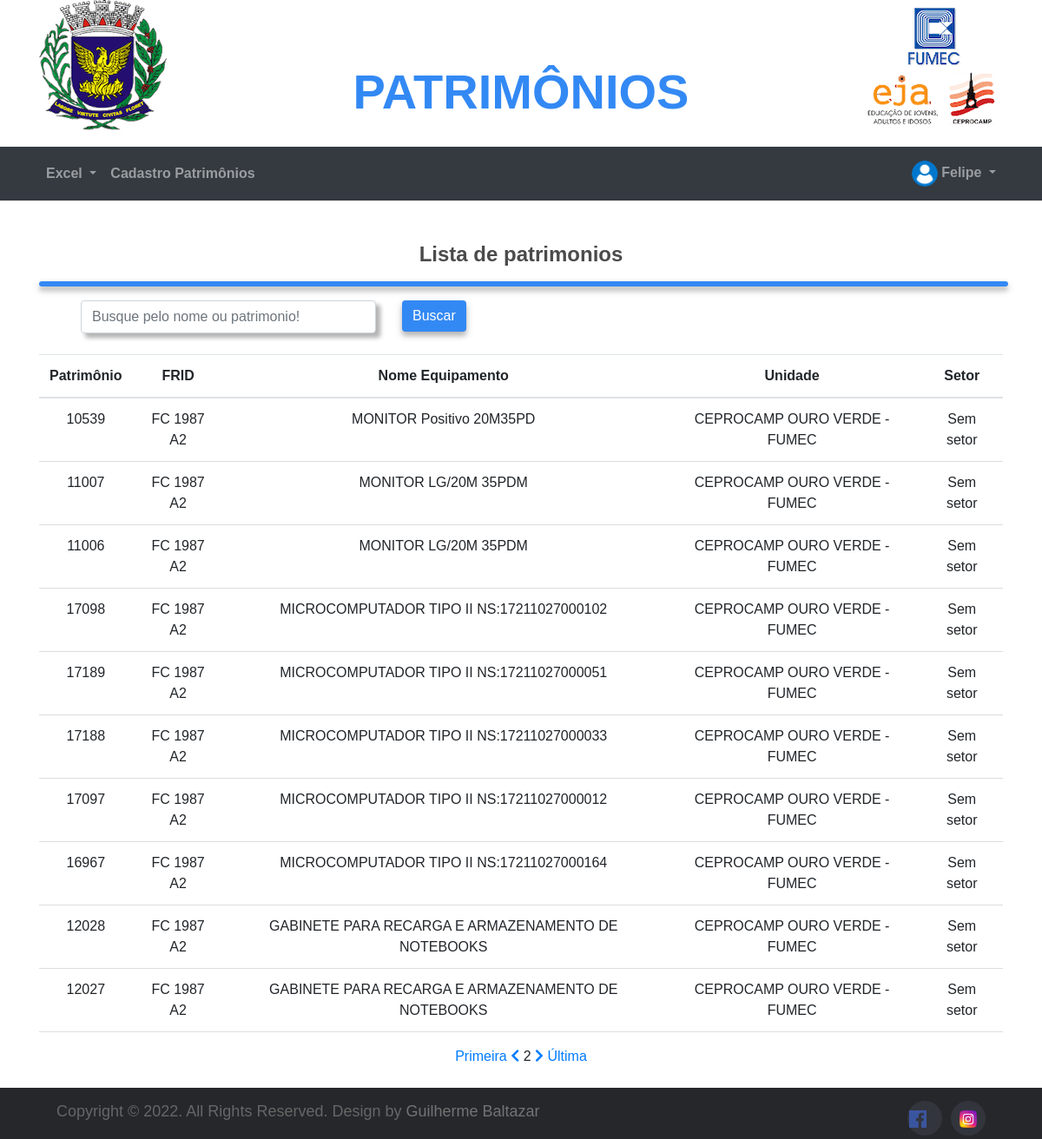
Page /Patrimonios/patrimonios/?pagina=2 (signed in) on the committed database.
### tables this page shows
CREATE TABLE `patrimonio` (
  `id` int(11) NOT NULL,
  `usuario` varchar(50) NOT NULL DEFAULT 'Sem Usuário',
  `coordenada` varchar(50) NOT NULL DEFAULT 'Sem coordenada',
  `equipamento` varchar(50) NOT NULL,
  `qtd` int(250) DEFAULT '1',
  `frid` varchar(41) NOT NULL DEFAULT 'Sem ID',
  `patrimonio` int(50) NOT NULL DEFAULT '00000',
  `serie` varchar(50) NOT NULL DEFAULT 'S/N',
  `setor` varchar(50) NOT NULL DEFAULT 'Sem setor',
  `unidade` varchar(50) NOT NULL,
  `data` datetime DEFAULT CURRENT_TIMESTAMP,
  `observacao` varchar(250) DEFAULT 'Sem observações'
);

### Patrimonios/patrimonios/index.php (the view, shortened to what this page needs)
<?php
include_once("../ConexaoBd/config.php");
if (!empty($_GET['search'])) {
    $data = $_GET['search'];
    $sql = "SELECT * FROM `patrimonio` WHERE patrimonio LIKE ? OR equipamento LIKE ? OR setor LIKE ?  OR unidade LIKE ? OR frid LIKE ? ORDER BY `id` DESC";
    $stmt = $conexao->prepare($sql);
    $stmt->bind_param('sssss', $data, $data, $data, $data, $data);
    $stmt->execute();
    $result = $stmt->get_result();
} else {
    $pagina = 1;
    if (isset($_GET['pagina']))
        $pagina = filter_input(INPUT_GET, "pagina", FILTER_VALIDATE_INT);
    $limite = 10;
    $inicio = ($pagina * $limite) - $limite;
    $registros = $conexao->query("SELECT COUNT(id) as count FROM patrimonio")->fetch_assoc()["count"];
    $paginasT = ceil($registros / $limite);
    $query = "SELECT * FROM patrimonio ORDER BY id DESC LIMIT $inicio, $limite";
    $result = $conexao->query($query);
}
?>
<?php include 'header-menu.php' ?>
<body>
    <br>
    <br>
    <div class="container">
        <div class="text-center">
            <h4 class="bold">Lista de patrimonios</h4>
            <hr class="hr3">
        </div>
        <div class="row">
            <div class="row col-12 justify-content-between">
                <div class="ml-5 col-8">
                    <div class="row box-search d-flex justify-content-between">
                        <div class="col-6">
                            <input type="text" id="pesquisar" style="box-shadow: rgba(75, 75, 75, 0.25) 5px 5px 5px, rgba(75, 75, 75, 0.22) 5px 5px 5px;" class="form-control" size="45" name="pesquisa" autocomplete="off" placeholder="Busque pelo nome ou patrimonio!">
                        </div>
                        <div class="col-6">
                            <button type="search" onclick="searchData()" class="btn btn-primary">Buscar</button>
                        </div>
                    </div>
                </div>
                <div class="ml-3 col-2">
                </div>
            </div>
        </div>
    </div>
    <br>
    <div class="container">
        <table class="table table-hover ">
            <thead>
                <tr>
                    <th class="text-center">Patrimônio</th>
                    <th class="text-center">FRID</th>
                    <th class="text-center">Nome Equipamento</th>
                    <th class="text-center">Unidade</th>
                    <th class="text-center">Setor</th>
                </tr>
            </thead>
            <tbody>
                <?php foreach ($result as $rows) : ?>
                    <tr>
                        <td class="text-center"><?php echo $rows['patrimonio']; ?></td>
                        <td class="text-center"><?php echo $rows['frid']; ?></td>
                        <td class="text-center"><?php echo $rows['equipamento']; ?></td>
                        <td class="text-center"><?php echo $rows['unidade']; ?></td>
                        <td class="text-center"><?php echo $rows['setor']; ?></td>
                    </tr>
                <?php endforeach; ?>
            </tbody>
        </table>
        <div class="container">
    <div class="col-12 text-center">
        <a href="?pagina=1">Primeira</a>
        <?php if ($pagina > 1): ?>
            <a href="?pagina=<?= $pagina - 1 ?>"><i class="fas fa-chevron-left"></i></a>
        <?php endif; ?>
        <?= $pagina ?>
        <?php if ($pagina < $paginasT): ?>
            <a href="?pagina=<?= $pagina + 1 ?>"><i class="fas fa-chevron-right"></i></a>
        <?php endif; ?>
        <a href="?pagina=<?= $paginasT ?>">Última</a>
    </div>
</div>
    </div>
    <br>
</body>
<?php include 'footer.php' ?>

### Patrimonios/CSS/Principal.css (style rules this page uses)
* { margin: 0px; padding: 0px; box-sizing: border-box; }
html { scroll-behavior: smooth; }
.bold { font-weight: bold; color: rgb(75, 75, 75); }
th, td { border-bottom: 1px solid #ddd; padding: 15px; }
.hr3 { width: 100%; border: solid; color: #3389F4FF; border-radius: 10px; box-shadow: rgba(75, 75, 75, 0.25) 0px 4px 8px, rgba(75, 75, 75, 0.22) 0px 5px 5px; }
.btn-primary { background-color: #3389F4; border: #348af4b3; box-shadow: rgba(75, 75, 75, 0.25) 0px 4px 8px, rgba(75, 75, 75, 0.22) 0px 5px 5px; }
body { font-family: "Montserrat", sans-serif; }

### rows in the picture
patrimonio: patrimonio "10539", frid "FC 1987 A2", equipamento "MONITOR Positivo 20M35PD", unidade "CEPROCAMP OURO VERDE - FUMEC", setor "Sem setor"
patrimonio: patrimonio "11007", frid "FC 1987 A2", equipamento "MONITOR LG/20M 35PDM", unidade "CEPROCAMP OURO VERDE - FUMEC", setor "Sem setor"
patrimonio: patrimonio "11006", frid "FC 1987 A2", equipamento "MONITOR LG/20M 35PDM", unidade "CEPROCAMP OURO VERDE - FUMEC", setor "Sem setor"
patrimonio: patrimonio "17098", frid "FC 1987 A2", equipamento "MICROCOMPUTADOR TIPO II NS:17211027000102", unidade "CEPROCAMP OURO VERDE - FUMEC", setor "Sem setor"
patrimonio: patrimonio "17189", frid "FC 1987 A2", equipamento "MICROCOMPUTADOR TIPO II NS:17211027000051", unidade "CEPROCAMP OURO VERDE - FUMEC", setor "Sem setor"
patrimonio: patrimonio "17188", frid "FC 1987 A2", equipamento "MICROCOMPUTADOR TIPO II NS:17211027000033", unidade "CEPROCAMP OURO VERDE - FUMEC", setor "Sem setor"
patrimonio: patrimonio "17097", frid "FC 1987 A2", equipamento "MICROCOMPUTADOR TIPO II NS:17211027000012", unidade "CEPROCAMP OURO VERDE - FUMEC", setor "Sem setor"
patrimonio: patrimonio "16967", frid "FC 1987 A2", equipamento "MICROCOMPUTADOR TIPO II NS:17211027000164", unidade "CEPROCAMP OURO VERDE - FUMEC", setor "Sem setor"
patrimonio: patrimonio "12028", frid "FC 1987 A2", equipamento "GABINETE PARA RECARGA E ARMAZENAMENTO DE NOTEBOOKS", unidade "CEPROCAMP OURO VERDE - FUMEC", setor "Sem setor"
patrimonio: patrimonio "12027", frid "FC 1987 A2", equipamento "GABINETE PARA RECARGA E ARMAZENAMENTO DE NOTEBOOKS", unidade "CEPROCAMP OURO VERDE - FUMEC", setor "Sem setor"

### other values in the picture
$_SESSION['nome'] "Felipe"
$pagina "2"
